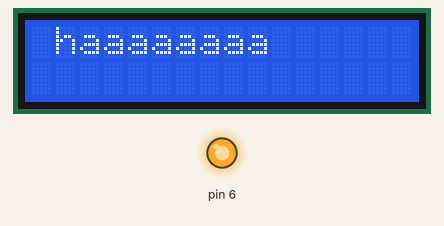
This sketch was run on a simulated Arduino Uno, built with avr-gcc and run on an emulated ATmega328P. On the bench: 16×2 character LCD, output pins drawn as LEDs (lit = HIGH).

Above: at 0.3 s.

The sketch:

sketch_apr11b.ino
```cpp
#include <LiquidCrystal.h>

LiquidCrystal lcd(12, 11, 5, 4, 3, 2);

void setup() {
pinMode(6,OUTPUT);
digitalWrite(6,HIGH);

lcd.begin(16,2);
lcd.setCursor(1,0);

delay(100);
lcd.print("helaaaaaa");
pinMode(6,OUTPUT);
digitalWrite(6,HIGH);
lcd.setCursor(2,0);
delay(100);
lcd.print("aaaaa");
}

void loop() {
  digitalWrite(6,HIGH);
}
```
